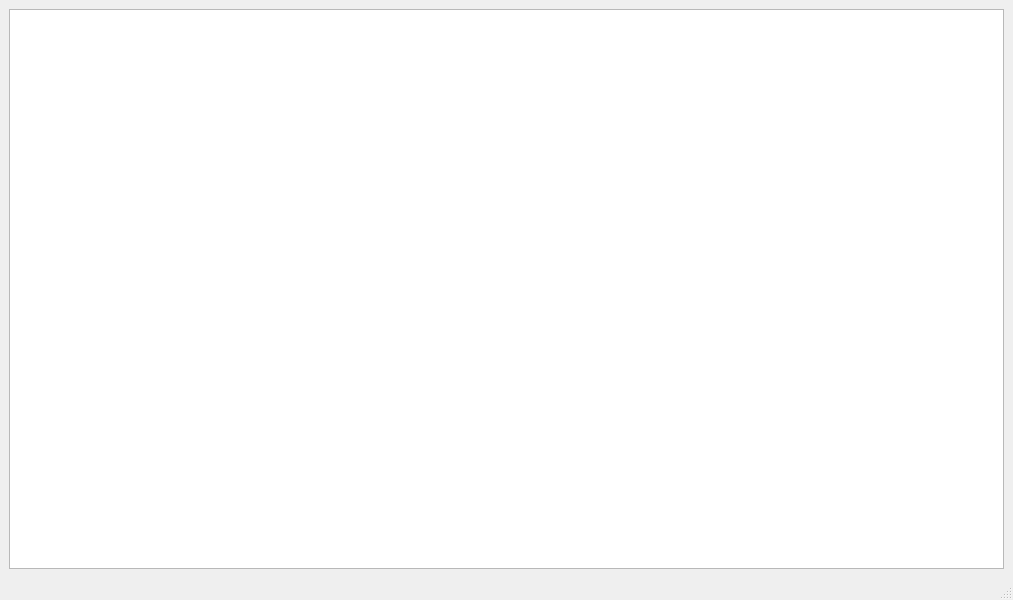
<?xml version="1.0" encoding="UTF-8"?>
<ui version="4.0">
 <class>MainWindow</class>
 <widget class="QMainWindow" name="MainWindow">
  <property name="geometry">
   <rect>
    <x>0</x>
    <y>0</y>
    <width>1013</width>
    <height>600</height>
   </rect>
  </property>
  <property name="windowTitle">
   <string>requests</string>
  </property>
  <widget class="QWidget" name="centralwidget">
   <layout class="QHBoxLayout" name="horizontalLayout">
    <item>
     <widget class="QTableView" name="tableView">
      <property name="editTriggers">
       <set>QAbstractItemView::NoEditTriggers</set>
      </property>
      <property name="selectionMode">
       <enum>QAbstractItemView::SingleSelection</enum>
      </property>
      <property name="selectionBehavior">
       <enum>QAbstractItemView::SelectRows</enum>
      </property>
      <attribute name="horizontalHeaderStretchLastSection">
       <bool>true</bool>
      </attribute>
      <attribute name="verticalHeaderVisible">
       <bool>false</bool>
      </attribute>
     </widget>
    </item>
   </layout>
  </widget>
  <widget class="QMenuBar" name="menubar">
   <property name="geometry">
    <rect>
     <x>0</x>
     <y>0</y>
     <width>1013</width>
     <height>25</height>
    </rect>
   </property>
  </widget>
  <widget class="QStatusBar" name="statusbar"/>
 </widget>
 <resources/>
 <connections/>
</ui>
